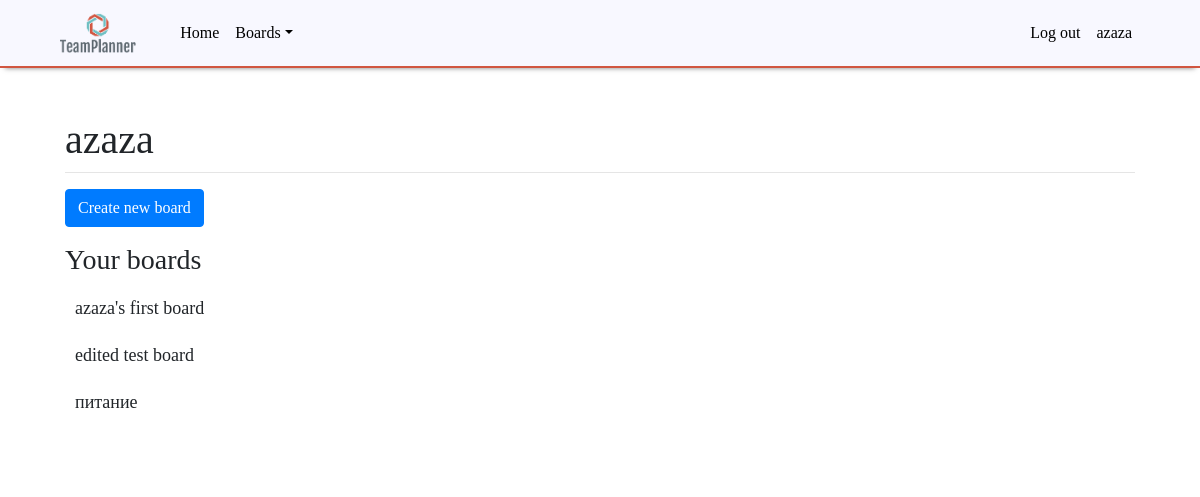
The page / (signed in) on the database as committed earlier.
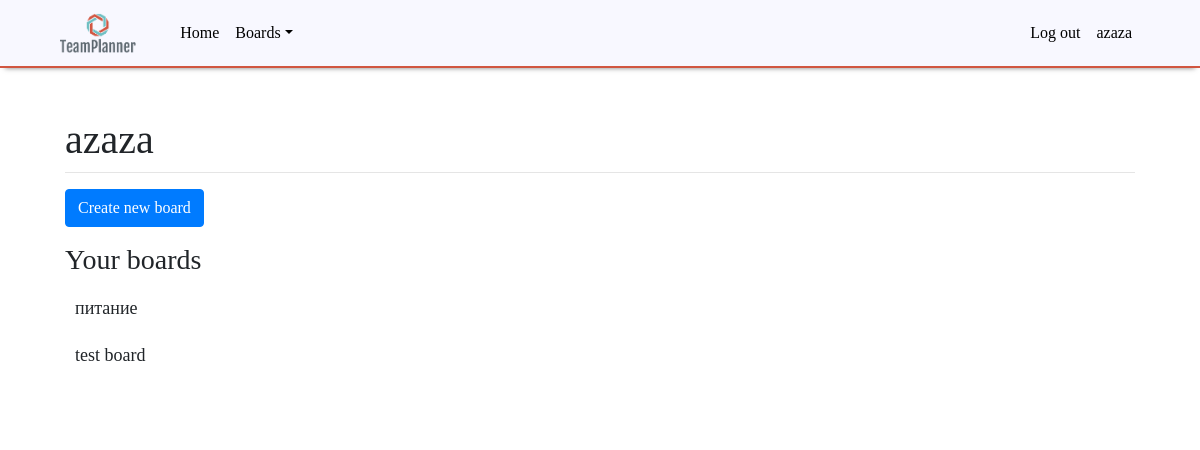
The same page on the database as committed later.
### mysite/apps/boards/models.py (models this page shows, shortened)
class Board(models.Model):
    user = models.ForeignKey(User, on_delete=models.CASCADE, related_name="board", null=True)
    board_title = models.CharField('Name of title', max_length=200)
    pub_date = models.DateTimeField("Date of publication")
    class Meta:
        verbose_name = 'Доска'
        verbose_name_plural = 'Доски'

### mysite/apps/account_pages/views.py (the view)
# urls.py: path('', views.main, name='account_pages'),
def main(request):
    board_list = Board.objects.order_by('pub_date')
    column_list = Column.objects.all()
    return render(request, 'account_pages/home.html', {'board_list': board_list, 'column_list': column_list})

### mysite/templates/account_pages/home.html (shortened to what this page needs)
{% extends 'account_pages/base.html' %}
{% block content %}
    {% if user.is_authenticated %}
        <p>
            <a class="btn btn-primary" href="/boards/create_board">Create new board</a>
        </p>
        <h3>Your boards</h3>
        {% if user.board.all %}
            {% for board in user.board.all %}
                <a class="dropdown-item item-list" href="{% url 'boards:detail' board.id%}">{{board.board_title}}</a>
            {% endfor %}
        {% else %}
            <div class="alert alert-info">
                Not Found. Create your first board!
            </div>
        {% endif %}
        <br>
        {% else %}
            <h3>Welcome to the TeamPlanner!</h3>
    {% endif %}
{% endblock %}

### mysite/templates/account_pages/base.html (shortened to what this page needs)
<!DOCTYPE html>
<html lang="en">
	<head>
		<link rel="stylesheet" href="https://stackpath.bootstrapcdn.com/bootstrap/4.3.1/css/bootstrap.min.css">
		{% load static %}
		<link rel="stylesheet" type="text/css" href="{% static 'css/main.css' %}">
		<link rel="stylesheet" href="https://cdnjs.cloudflare.com/ajax/libs/font-awesome/4.7.0/css/font-awesome.min.css">
	</head>
	<body>
		<header>
			<nav class="navbar navbar-expand-sm" id="menuheader">
				<a class="navbar-brand" href="#">
					<img src="{% static 'img/logo.png' %}" alt="Logo" class="logo">
				</a>
				<div class="collapse navbar-collapse" id="navbarNav">
					<ul class="navbar-nav mr-auto">
						<li class="nav-item">
							<a class="nav-link" href="/">Home</a>
						</li>
						{% if user.is_authenticated %}
							<li class="nav-item dropdown">
							<a class="nav-link dropdown-toggle" href="#" id="navbarDropBoards" data-toggle="dropdown">Boards</a>
						</li>
						{% endif %}
					</ul>
					<ul class="navbar-nav">
						{% if user.is_authenticated %}
								<li class="nav-item">
									<a class="nav-link" href="/logout">Log out</a>
								</li>
								<li class="nav-item">
									<a class="nav-link" href="/">{{user.username}}</a>
								</li>
						{% endif %}
					</ul>
				</div>
			</nav>
		</header>
		<div class="container">
			<div id="content" name="content" class="main">
				{% if user.is_authenticated %}
					<h1 class="mt-2">{{user.username}}</h1>
					<hr class="mt-0">
				{% endif %}
				{% block content %}{% endblock %}
			</div>
		</div>
	</body>
</html>

### mysite/static/css/main.css (style rules this page uses)
body { background-size: cover; background: url('../img/back.jpg') no-repeat fixed; font-family: Fira Sans; }
.logo { height: 40px; margin-right: 20px }
header { margin-bottom: 20px; }
#content { background: white; border-radius: 5px; padding: 20px; }
#menuheader { font-family: OfficinaSans; padding-left: 60px; padding-right: 60px; border-bottom: 2px solid #D15641; box-shadow: 0 5px 5px -5px rgba(0, 0, 0, .5); opacity: 0.9; background: ghostwhite; }
#menuheader .nav-link { color: black }
.item-list { font-size: 18px; padding: 10px }

Rows that differ between the two databases and show on the page:
removed Board: board_title "azaza's first board"
removed Board: board_title "edited test board"
added Board: board_title "test board"
